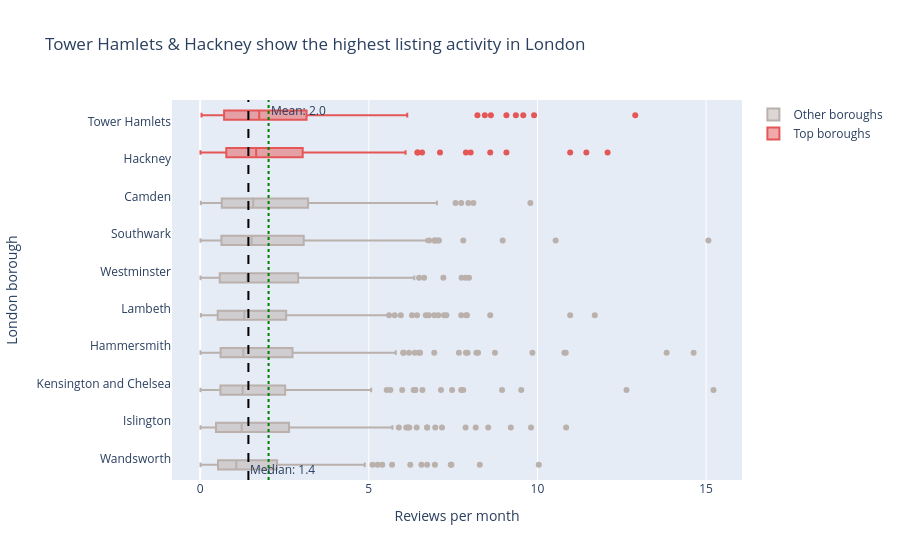

The cell this chart's notebook holds for it:
### Code cell
# Task 2 — Remove inactive or new listings
activity_df = df[df['reviews_per_month'] > 0].copy()

# Sort boroughs by median reviews per month
borough_order = (
    activity_df.groupby('neighbourhood')['reviews_per_month']
    .median()
    .sort_values(ascending=False)
    .index
)

# Top 2 most active boroughs
top2 = borough_order[:2]

# Highlight top boroughs
activity_df['highlight'] = np.where(
    activity_df['neighbourhood'].isin(top2),
    'Top boroughs',
    'Other boroughs'
)

# Box plot
fig = px.box(
    activity_df,
    x='reviews_per_month',
    y='neighbourhood',
    color='highlight',
    orientation='h',
    points='outliers',
    category_orders={
        'neighbourhood': borough_order
    },
    color_discrete_map={
        'Top boroughs': '#E45756',
        'Other boroughs': '#BAB0AC'
    },
    title=f"{' & '.join(top2)} show the highest listing activity in London"
)

# Mean and median reference lines
mean_reviews = activity_df['reviews_per_month'].mean()
median_reviews = activity_df['reviews_per_month'].median()

fig.add_vline(
    x=mean_reviews,
    line_dash='dot',
    line_color='green',
    annotation_text=f'Mean: {mean_reviews:.1f}',
    annotation_position='top right'
)

fig.add_vline(
    x=median_reviews,
    line_dash='dash',
    line_color='black',
    annotation_text=f'Median: {median_reviews:.1f}',
    annotation_position='bottom right'
)

# Layout updates
fig.update_layout(
    xaxis_title='Reviews per month',
    yaxis_title='London borough',
    legend_title=''
)

fig.show()

### Figure 1 — Plotly figure (JSON) as saved in the notebook; plotly's stock layout.template omitted (floating-point values rounded to 4 significant figures; data arrays with more than 128 entries replaced by an {"elided": "..."} marker saying what was removed)
{"data": [{"alignmentgroup": "True", "boxpoints": "outliers", "hovertemplate": "highlight=Other boroughs<br>reviews_per_month=%{x}<br>neighbourhood=%{y}<extra></extra>", "legendgroup": "Other boroughs", "marker": {"color": "#BAB0AC"}, "name": "Other boroughs", "notched": false, "offsetgroup": "Other boroughs", "orientation": "h", "showlegend": true, "type": "box", "x": {"elided": "1984 float values"}, "x0": " ", "xaxis": "x", "y": {"elided": "1984 str values"}, "y0": " ", "yaxis": "y"}, {"alignmentgroup": "True", "boxpoints": "outliers", "hovertemplate": "highlight=Top boroughs<br>reviews_per_month=%{x}<br>neighbourhood=%{y}<extra></extra>", "legendgroup": "Top boroughs", "marker": {"color": "#E45756"}, "name": "Top boroughs", "notched": false, "offsetgroup": "Top boroughs", "orientation": "h", "showlegend": true, "type": "box", "x": {"elided": "511 float values"}, "x0": " ", "xaxis": "x", "y": {"elided": "511 str values"}, "y0": " ", "yaxis": "y"}], "layout": {"annotations": [{"showarrow": false, "text": "Mean: 2.0", "x": 2.029, "xanchor": "left", "xref": "x", "y": 1, "yanchor": "top", "yref": "y domain"}, {"showarrow": false, "text": "Median: 1.4", "x": 1.43, "xanchor": "left", "xref": "x", "y": 0, "yanchor": "bottom", "yref": "y domain"}], "boxmode": "group", "legend": {"title": {"text": ""}, "tracegroupgap": 0}, "shapes": [{"line": {"color": "green", "dash": "dot"}, "type": "line", "x0": 2.029, "x1": 2.029, "xref": "x", "y0": 0, "y1": 1, "yref": "y domain"}, {"line": {"color": "black", "dash": "dash"}, "type": "line", "x0": 1.43, "x1": 1.43, "xref": "x", "y0": 0, "y1": 1, "yref": "y domain"}], "title": {"text": "Tower Hamlets & Hackney show the highest listing activity in London"}, "xaxis": {"anchor": "y", "domain": [0, 1], "title": {"text": "Reviews per month"}}, "yaxis": {"anchor": "x", "categoryarray": ["Wandsworth", "Islington", "Kensington and Chelsea", "Hammersmith", "Lambeth", "Westminster", "Southwark", "Camden", "Hackney", "Tower Hamlets"], "categoryorder": "array", "domain": [0, 1], "title": {"text": "London borough"}}}}
